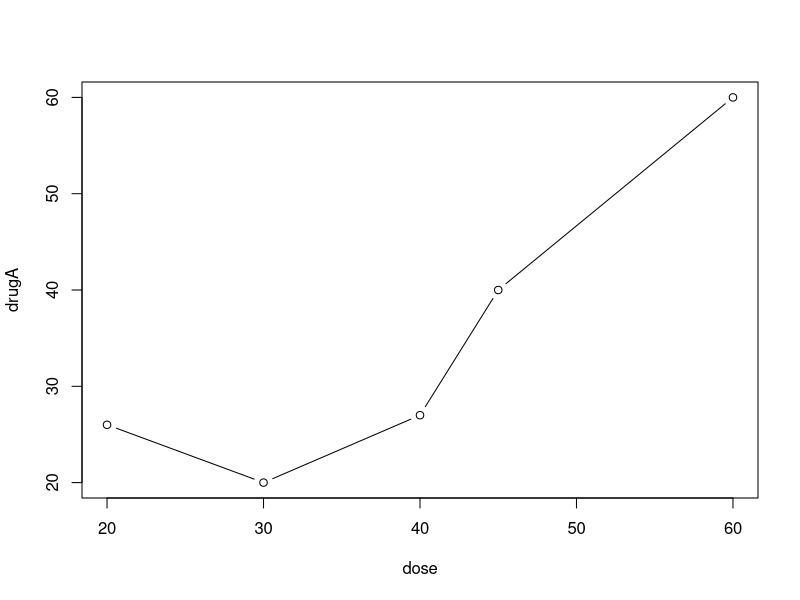

The R source for this figure:
#crtl + Alt + R => Run all

dose <- c(20, 30, 40, 45, 60)
drugA <- c(26, 20, 27, 40, 60)
drugB <- c(15, 18, 25, 31, 40)

plot(dose, drugA, type="b")
par(no.readonly = TRUE) # get non-readonly parameters
